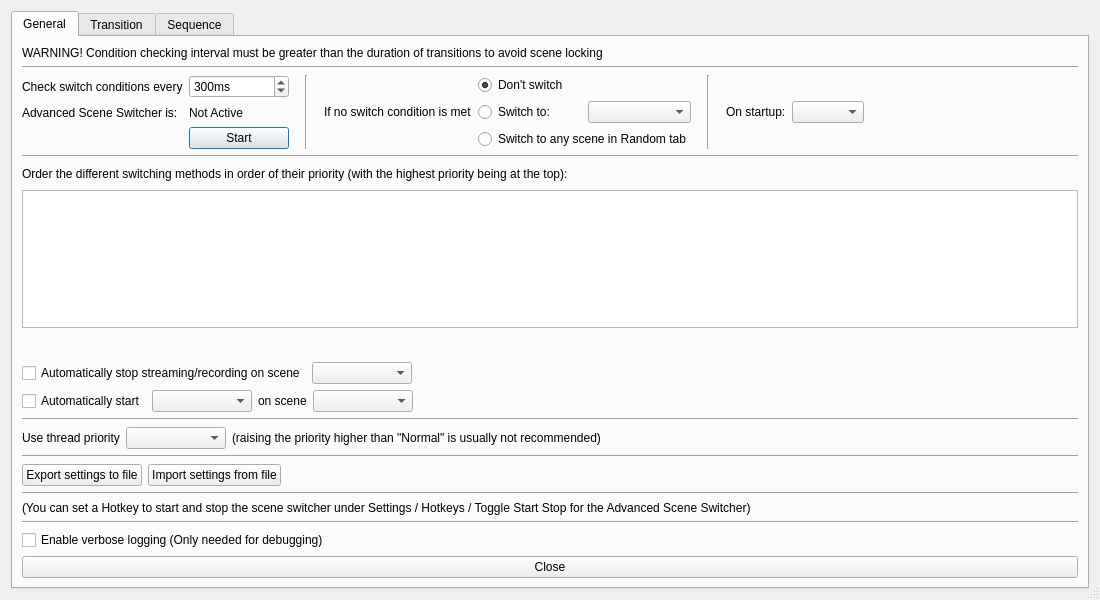
<?xml version="1.0" encoding="UTF-8"?>
<ui version="4.0">
 <class>SceneSwitcher</class>
 <widget class="QDialog" name="SceneSwitcher">
  <property name="geometry">
   <rect>
    <x>0</x>
    <y>0</y>
    <width>1100</width>
    <height>600</height>
   </rect>
  </property>
  <property name="sizePolicy">
   <sizepolicy hsizetype="Preferred" vsizetype="Preferred">
    <horstretch>0</horstretch>
    <verstretch>0</verstretch>
   </sizepolicy>
  </property>
  <property name="minimumSize">
   <size>
    <width>1100</width>
    <height>600</height>
   </size>
  </property>
  <property name="windowTitle">
   <string>Advanced Scene Switcher</string>
  </property>
  <property name="sizeGripEnabled">
   <bool>true</bool>
  </property>
  <layout class="QVBoxLayout" name="verticalLayout">
   <property name="sizeConstraint">
    <enum>QLayout::SetNoConstraint</enum>
   </property>
   <item>
    <widget class="QTabWidget" name="tabWidget">
     <property name="currentIndex">
      <number>0</number>
     </property>
     <property name="movable">
      <bool>true</bool>
     </property>
     <widget class="QWidget" name="generalTab">
      <attribute name="title">
       <string notr="true">General</string>
      </attribute>
      <layout class="QVBoxLayout" name="verticalLayout_2">
       <item>
        <layout class="QHBoxLayout" name="horizontalLayout_41">
         <item>
          <widget class="QLabel" name="label_63">
           <property name="text">
            <string>WARNING! Condition checking interval must be greater than the duration of transitions to avoid scene locking</string>
           </property>
          </widget>
         </item>
        </layout>
       </item>
       <item>
        <widget class="Line" name="line_6">
         <property name="orientation">
          <enum>Qt::Horizontal</enum>
         </property>
        </widget>
       </item>
       <item>
        <layout class="QGridLayout" name="gridLayout_4">
         <item row="0" column="2">
          <widget class="Line" name="line_13">
           <property name="orientation">
            <enum>Qt::Vertical</enum>
           </property>
          </widget>
         </item>
         <item row="0" column="10">
          <spacer name="horizontalSpacer_47">
           <property name="orientation">
            <enum>Qt::Horizontal</enum>
           </property>
           <property name="sizeHint" stdset="0">
            <size>
             <width>40</width>
             <height>20</height>
            </size>
           </property>
          </spacer>
         </item>
         <item row="0" column="5">
          <spacer name="horizontalSpacer_52">
           <property name="orientation">
            <enum>Qt::Horizontal</enum>
           </property>
           <property name="sizeType">
            <enum>QSizePolicy::Fixed</enum>
           </property>
           <property name="sizeHint" stdset="0">
            <size>
             <width>10</width>
             <height>0</height>
            </size>
           </property>
          </spacer>
         </item>
         <item row="0" column="0">
          <layout class="QGridLayout" name="gridLayout_2">
           <item row="2" column="1">
            <widget class="QPushButton" name="toggleStartButton">
             <property name="text">
              <string>Start</string>
             </property>
            </widget>
           </item>
           <item row="0" column="0">
            <widget class="QLabel" name="label_4">
             <property name="text">
              <string>Check switch conditions every</string>
             </property>
            </widget>
           </item>
           <item row="1" column="1">
            <widget class="QLabel" name="pluginRunningText">
             <property name="text">
              <string notr="true">Not Active</string>
             </property>
            </widget>
           </item>
           <item row="1" column="0">
            <widget class="QLabel" name="label_5">
             <property name="text">
              <string>Advanced Scene Switcher is:</string>
             </property>
            </widget>
           </item>
           <item row="0" column="1">
            <widget class="QSpinBox" name="checkInterval">
             <property name="minimumSize">
              <size>
               <width>100</width>
               <height>0</height>
              </size>
             </property>
             <property name="suffix">
              <string notr="true">ms</string>
             </property>
             <property name="minimum">
              <number>50</number>
             </property>
             <property name="maximum">
              <number>20000</number>
             </property>
             <property name="value">
              <number>300</number>
             </property>
            </widget>
           </item>
          </layout>
         </item>
         <item row="0" column="4">
          <layout class="QGridLayout" name="gridLayout">
           <item row="0" column="2">
            <layout class="QHBoxLayout" name="horizontalLayout_43">
             <item>
              <widget class="QRadioButton" name="noMatchDontSwitch">
               <property name="text">
                <string>Don't switch</string>
               </property>
               <property name="checked">
                <bool>true</bool>
               </property>
              </widget>
             </item>
            </layout>
           </item>
           <item row="2" column="2">
            <layout class="QHBoxLayout" name="horizontalLayout_45">
             <item>
              <widget class="QRadioButton" name="noMatchRandomSwitch">
               <property name="text">
                <string>Switch to any scene in Random tab</string>
               </property>
              </widget>
             </item>
            </layout>
           </item>
           <item row="1" column="2">
            <layout class="QHBoxLayout" name="horizontalLayout">
             <property name="leftMargin">
              <number>0</number>
             </property>
             <property name="topMargin">
              <number>0</number>
             </property>
             <property name="rightMargin">
              <number>0</number>
             </property>
             <property name="bottomMargin">
              <number>0</number>
             </property>
             <item>
              <widget class="QRadioButton" name="noMatchSwitch">
               <property name="text">
                <string>Switch to:</string>
               </property>
              </widget>
             </item>
             <item>
              <widget class="QComboBox" name="noMatchSwitchScene">
               <property name="enabled">
                <bool>true</bool>
               </property>
               <property name="minimumSize">
                <size>
                 <width>100</width>
                 <height>0</height>
                </size>
               </property>
              </widget>
             </item>
            </layout>
           </item>
           <item row="1" column="1">
            <layout class="QHBoxLayout" name="horizontalLayout_46">
             <item>
              <widget class="QLabel" name="label_2">
               <property name="sizePolicy">
                <sizepolicy hsizetype="Preferred" vsizetype="Preferred">
                 <horstretch>0</horstretch>
                 <verstretch>0</verstretch>
                </sizepolicy>
               </property>
               <property name="text">
                <string>If no switch condition is met</string>
               </property>
               <property name="alignment">
                <set>Qt::AlignLeading|Qt::AlignLeft|Qt::AlignVCenter</set>
               </property>
              </widget>
             </item>
            </layout>
           </item>
          </layout>
         </item>
         <item row="0" column="3">
          <spacer name="horizontalSpacer_46">
           <property name="orientation">
            <enum>Qt::Horizontal</enum>
           </property>
           <property name="sizeType">
            <enum>QSizePolicy::Fixed</enum>
           </property>
           <property name="sizeHint" stdset="0">
            <size>
             <width>10</width>
             <height>0</height>
            </size>
           </property>
          </spacer>
         </item>
         <item row="0" column="9">
          <widget class="QComboBox" name="startupBehavior"/>
         </item>
         <item row="0" column="1">
          <spacer name="horizontalSpacer">
           <property name="orientation">
            <enum>Qt::Horizontal</enum>
           </property>
           <property name="sizeType">
            <enum>QSizePolicy::Fixed</enum>
           </property>
           <property name="sizeHint" stdset="0">
            <size>
             <width>10</width>
             <height>0</height>
            </size>
           </property>
          </spacer>
         </item>
         <item row="0" column="7">
          <spacer name="horizontalSpacer_53">
           <property name="orientation">
            <enum>Qt::Horizontal</enum>
           </property>
           <property name="sizeType">
            <enum>QSizePolicy::Fixed</enum>
           </property>
           <property name="sizeHint" stdset="0">
            <size>
             <width>10</width>
             <height>0</height>
            </size>
           </property>
          </spacer>
         </item>
         <item row="0" column="6">
          <widget class="Line" name="line_18">
           <property name="orientation">
            <enum>Qt::Vertical</enum>
           </property>
          </widget>
         </item>
         <item row="0" column="8">
          <widget class="QLabel" name="label_64">
           <property name="text">
            <string>On startup:</string>
           </property>
          </widget>
         </item>
        </layout>
       </item>
       <item>
        <widget class="Line" name="line_8">
         <property name="orientation">
          <enum>Qt::Horizontal</enum>
         </property>
        </widget>
       </item>
       <item>
        <layout class="QHBoxLayout" name="horizontalLayout_31">
         <item>
          <widget class="QLabel" name="description">
           <property name="text">
            <string>Order the different switching methods in order of their priority (with the highest priority being at the top):</string>
           </property>
          </widget>
         </item>
         <item>
          <spacer name="horizontalSpacer_30">
           <property name="orientation">
            <enum>Qt::Horizontal</enum>
           </property>
           <property name="sizeHint" stdset="0">
            <size>
             <width>40</width>
             <height>20</height>
            </size>
           </property>
          </spacer>
         </item>
        </layout>
       </item>
       <item>
        <widget class="QListWidget" name="priorityList"/>
       </item>
       <item>
        <layout class="QHBoxLayout" name="horizontalLayout_32">
         <item>
          <widget class="QPushButton" name="priorityUp">
           <property name="maximumSize">
            <size>
             <width>22</width>
             <height>22</height>
            </size>
           </property>
           <property name="icon">
            <iconset>
             <normaloff>../../../forms/images/up.png</normaloff>../../../forms/images/up.png</iconset>
           </property>
           <property name="flat">
            <bool>true</bool>
           </property>
           <property name="themeID" stdset="0">
            <string notr="true">upArrowIconSmall</string>
           </property>
          </widget>
         </item>
         <item>
          <widget class="QPushButton" name="priorityDown">
           <property name="maximumSize">
            <size>
             <width>22</width>
             <height>22</height>
            </size>
           </property>
           <property name="icon">
            <iconset>
             <normaloff>../../../forms/images/down.png</normaloff>../../../forms/images/down.png</iconset>
           </property>
           <property name="flat">
            <bool>true</bool>
           </property>
           <property name="themeID" stdset="0">
            <string notr="true">downArrowIconSmall</string>
           </property>
          </widget>
         </item>
         <item>
          <spacer name="horizontalSpacer_31">
           <property name="orientation">
            <enum>Qt::Horizontal</enum>
           </property>
           <property name="sizeHint" stdset="0">
            <size>
             <width>40</width>
             <height>20</height>
            </size>
           </property>
          </spacer>
         </item>
        </layout>
       </item>
       <item>
        <layout class="QHBoxLayout" name="horizontalLayout_33">
         <item>
          <widget class="QCheckBox" name="autoStopSceneCheckBox">
           <property name="text">
            <string>Automatically stop streaming/recording on scene</string>
           </property>
          </widget>
         </item>
         <item>
          <widget class="QComboBox" name="autoStopScenes">
           <property name="sizePolicy">
            <sizepolicy hsizetype="Maximum" vsizetype="Fixed">
             <horstretch>0</horstretch>
             <verstretch>0</verstretch>
            </sizepolicy>
           </property>
           <property name="minimumSize">
            <size>
             <width>100</width>
             <height>0</height>
            </size>
           </property>
          </widget>
         </item>
         <item>
          <spacer name="horizontalSpacer_19">
           <property name="orientation">
            <enum>Qt::Horizontal</enum>
           </property>
           <property name="sizeHint" stdset="0">
            <size>
             <width>40</width>
             <height>20</height>
            </size>
           </property>
          </spacer>
         </item>
        </layout>
       </item>
       <item>
        <layout class="QHBoxLayout" name="horizontalLayout_50">
         <item>
          <widget class="QCheckBox" name="autoStartSceneCheckBox">
           <property name="text">
            <string>Automatically start</string>
           </property>
          </widget>
         </item>
         <item>
          <widget class="QComboBox" name="autoStartType">
           <property name="sizePolicy">
            <sizepolicy hsizetype="Maximum" vsizetype="Fixed">
             <horstretch>0</horstretch>
             <verstretch>0</verstretch>
            </sizepolicy>
           </property>
           <property name="minimumSize">
            <size>
             <width>100</width>
             <height>0</height>
            </size>
           </property>
          </widget>
         </item>
         <item>
          <widget class="QLabel" name="label_65">
           <property name="text">
            <string>on scene</string>
           </property>
          </widget>
         </item>
         <item>
          <widget class="QComboBox" name="autoStartScenes">
           <property name="sizePolicy">
            <sizepolicy hsizetype="Maximum" vsizetype="Fixed">
             <horstretch>0</horstretch>
             <verstretch>0</verstretch>
            </sizepolicy>
           </property>
           <property name="minimumSize">
            <size>
             <width>100</width>
             <height>0</height>
            </size>
           </property>
          </widget>
         </item>
         <item>
          <spacer name="horizontalSpacer_55">
           <property name="orientation">
            <enum>Qt::Horizontal</enum>
           </property>
           <property name="sizeHint" stdset="0">
            <size>
             <width>40</width>
             <height>20</height>
            </size>
           </property>
          </spacer>
         </item>
        </layout>
       </item>
       <item>
        <widget class="Line" name="line_10">
         <property name="orientation">
          <enum>Qt::Horizontal</enum>
         </property>
        </widget>
       </item>
       <item>
        <layout class="QHBoxLayout" name="horizontalLayout_49">
         <item>
          <widget class="QLabel" name="label_56">
           <property name="text">
            <string>Use thread priority</string>
           </property>
          </widget>
         </item>
         <item>
          <widget class="QComboBox" name="threadPriority">
           <property name="sizePolicy">
            <sizepolicy hsizetype="Maximum" vsizetype="Fixed">
             <horstretch>0</horstretch>
             <verstretch>0</verstretch>
            </sizepolicy>
           </property>
           <property name="minimumSize">
            <size>
             <width>100</width>
             <height>0</height>
            </size>
           </property>
          </widget>
         </item>
         <item>
          <widget class="QLabel" name="label_57">
           <property name="text">
            <string>(raising the priority higher than &quot;Normal&quot; is usually not recommended)</string>
           </property>
          </widget>
         </item>
         <item>
          <spacer name="horizontalSpacer_41">
           <property name="orientation">
            <enum>Qt::Horizontal</enum>
           </property>
           <property name="sizeHint" stdset="0">
            <size>
             <width>40</width>
             <height>20</height>
            </size>
           </property>
          </spacer>
         </item>
        </layout>
       </item>
       <item>
        <widget class="Line" name="line_7">
         <property name="orientation">
          <enum>Qt::Horizontal</enum>
         </property>
        </widget>
       </item>
       <item>
        <layout class="QHBoxLayout" name="horizontalLayout_47">
         <item>
          <widget class="QPushButton" name="exportSettings">
           <property name="text">
            <string>Export settings to file</string>
           </property>
          </widget>
         </item>
         <item>
          <widget class="QPushButton" name="importSettings">
           <property name="text">
            <string>Import settings from file</string>
           </property>
          </widget>
         </item>
         <item>
          <spacer name="horizontalSpacer_48">
           <property name="orientation">
            <enum>Qt::Horizontal</enum>
           </property>
           <property name="sizeHint" stdset="0">
            <size>
             <width>40</width>
             <height>20</height>
            </size>
           </property>
          </spacer>
         </item>
        </layout>
       </item>
       <item>
        <widget class="Line" name="line_15">
         <property name="orientation">
          <enum>Qt::Horizontal</enum>
         </property>
        </widget>
       </item>
       <item>
        <widget class="QLabel" name="label_13">
         <property name="text">
          <string>(You can set a Hotkey to start and stop the scene switcher under Settings / Hotkeys / Toggle Start Stop for the Advanced Scene Switcher)</string>
         </property>
        </widget>
       </item>
       <item>
        <widget class="Line" name="line_14">
         <property name="orientation">
          <enum>Qt::Horizontal</enum>
         </property>
        </widget>
       </item>
       <item>
        <layout class="QHBoxLayout" name="horizontalLayout_48">
         <item>
          <widget class="QCheckBox" name="verboseLogging">
           <property name="text">
            <string>Enable verbose logging (Only needed for debugging)</string>
           </property>
          </widget>
         </item>
         <item>
          <spacer name="horizontalSpacer_49">
           <property name="orientation">
            <enum>Qt::Horizontal</enum>
           </property>
           <property name="sizeHint" stdset="0">
            <size>
             <width>40</width>
             <height>20</height>
            </size>
           </property>
          </spacer>
         </item>
        </layout>
       </item>
       <item>
        <widget class="QPushButton" name="close">
         <property name="text">
          <string>Close</string>
         </property>
        </widget>
       </item>
      </layout>
     </widget>
     <widget class="QWidget" name="transitionsTab">
      <attribute name="title">
       <string notr="true">Transition</string>
      </attribute>
      <layout class="QVBoxLayout" name="verticalLayout_15">
       <item>
        <layout class="QVBoxLayout" name="verticalLayout_14">
         <item>
          <widget class="QCheckBox" name="transitionOverridecheckBox">
           <property name="text">
            <string>Scene transitions defined in the scene switcher take priority over Transition Overrides defined per scene</string>
           </property>
          </widget>
         </item>
         <item>
          <widget class="Line" name="line_17">
           <property name="orientation">
            <enum>Qt::Horizontal</enum>
           </property>
          </widget>
         </item>
         <item>
          <widget class="QLabel" name="label_36">
           <property name="text">
            <string>&lt;html&gt;&lt;head/&gt;&lt;body&gt;&lt;p&gt;The settings below only affect scene transitions caused by the scene switcher and not the ones you are causing manually. Additionally they will take priority over transition settings configured elsewhere in the scene switcher.&lt;/p&gt;&lt;/body&gt;&lt;/html&gt;</string>
           </property>
           <property name="wordWrap">
            <bool>true</bool>
           </property>
          </widget>
         </item>
         <item>
          <layout class="QHBoxLayout" name="horizontalLayout_18">
           <item>
            <widget class="QLabel" name="label_19">
             <property name="text">
              <string>Switch from scene</string>
             </property>
            </widget>
           </item>
           <item>
            <widget class="QComboBox" name="transitionsScene1">
             <property name="sizePolicy">
              <sizepolicy hsizetype="Maximum" vsizetype="Fixed">
               <horstretch>0</horstretch>
               <verstretch>0</verstretch>
              </sizepolicy>
             </property>
             <property name="minimumSize">
              <size>
               <width>100</width>
               <height>0</height>
              </size>
             </property>
            </widget>
           </item>
           <item>
            <widget class="QLabel" name="label_20">
             <property name="text">
              <string>to scene</string>
             </property>
            </widget>
           </item>
           <item>
            <widget class="QComboBox" name="transitionsScene2">
             <property name="sizePolicy">
              <sizepolicy hsizetype="Maximum" vsizetype="Fixed">
               <horstretch>0</horstretch>
               <verstretch>0</verstretch>
              </sizepolicy>
             </property>
             <property name="minimumSize">
              <size>
               <width>100</width>
               <height>0</height>
              </size>
             </property>
            </widget>
           </item>
           <item>
            <widget class="QLabel" name="label_21">
             <property name="text">
              <string>using transition</string>
             </property>
            </widget>
           </item>
           <item>
            <widget class="QComboBox" name="transitionsTransitions"/>
           </item>
           <item>
            <spacer name="horizontalSpacer_16">
             <property name="orientation">
              <enum>Qt::Horizontal</enum>
             </property>
             <property name="sizeHint" stdset="0">
              <size>
               <width>40</width>
               <height>20</height>
              </size>
             </property>
            </spacer>
           </item>
          </layout>
         </item>
         <item>
          <widget class="QListWidget" name="sceneTransitions">
           <property name="sizePolicy">
            <sizepolicy hsizetype="Expanding" vsizetype="Expanding">
             <horstretch>0</horstretch>
             <verstretch>0</verstretch>
            </sizepolicy>
           </property>
           <property name="sortingEnabled">
            <bool>true</bool>
           </property>
          </widget>
         </item>
         <item>
          <layout class="QHBoxLayout" name="horizontalLayout_19">
           <property name="spacing">
            <number>4</number>
           </property>
           <item>
            <widget class="QPushButton" name="transitionsAdd">
             <property name="maximumSize">
              <size>
               <width>22</width>
               <height>22</height>
              </size>
             </property>
             <property name="flat">
              <bool>true</bool>
             </property>
             <property name="themeID" stdset="0">
              <string notr="true">addIconSmall</string>
             </property>
            </widget>
           </item>
           <item>
            <widget class="QPushButton" name="transitionsRemove">
             <property name="maximumSize">
              <size>
               <width>22</width>
               <height>22</height>
              </size>
             </property>
             <property name="flat">
              <bool>true</bool>
             </property>
             <property name="themeID" stdset="0">
              <string notr="true">removeIconSmall</string>
             </property>
            </widget>
           </item>
           <item>
            <spacer name="horizontalSpacer_17">
             <property name="orientation">
              <enum>Qt::Horizontal</enum>
             </property>
             <property name="sizeHint" stdset="0">
              <size>
               <width>5</width>
               <height>20</height>
              </size>
             </property>
            </spacer>
           </item>
          </layout>
         </item>
        </layout>
       </item>
       <item>
        <widget class="Line" name="line_3">
         <property name="orientation">
          <enum>Qt::Horizontal</enum>
         </property>
        </widget>
       </item>
       <item>
        <layout class="QVBoxLayout" name="verticalLayout_12">
         <item>
          <layout class="QHBoxLayout" name="horizontalLayout_30">
           <item>
            <widget class="QLabel" name="label_33">
             <property name="text">
              <string>When scene</string>
             </property>
            </widget>
           </item>
           <item>
            <widget class="QComboBox" name="defaultTransitionsScene">
             <property name="sizePolicy">
              <sizepolicy hsizetype="Maximum" vsizetype="Fixed">
               <horstretch>0</horstretch>
               <verstretch>0</verstretch>
              </sizepolicy>
             </property>
             <property name="minimumSize">
              <size>
               <width>100</width>
               <height>0</height>
              </size>
             </property>
            </widget>
           </item>
           <item>
            <widget class="QLabel" name="label_34">
             <property name="text">
              <string>is active change default scene transition to </string>
             </property>
            </widget>
           </item>
           <item>
            <widget class="QComboBox" name="defaultTransitionsTransitions"/>
           </item>
           <item>
            <spacer name="horizontalSpacer_28">
             <property name="orientation">
              <enum>Qt::Horizontal</enum>
             </property>
             <property name="sizeHint" stdset="0">
              <size>
               <width>40</width>
               <height>20</height>
              </size>
             </property>
            </spacer>
           </item>
          </layout>
         </item>
         <item>
          <widget class="QListWidget" name="defaultTransitions">
           <property name="sizePolicy">
            <sizepolicy hsizetype="Expanding" vsizetype="Expanding">
             <horstretch>0</horstretch>
             <verstretch>0</verstretch>
            </sizepolicy>
           </property>
           <property name="sortingEnabled">
            <bool>true</bool>
           </property>
          </widget>
         </item>
         <item>
          <layout class="QHBoxLayout" name="horizontalLayout_29">
           <item>
            <widget class="QPushButton" name="defaultTransitionsAdd">
             <property name="maximumSize">
              <size>
               <width>22</width>
               <height>22</height>
              </size>
             </property>
             <property name="flat">
              <bool>true</bool>
             </property>
             <property name="themeID" stdset="0">
              <string notr="true">addIconSmall</string>
             </property>
            </widget>
           </item>
           <item>
            <widget class="QPushButton" name="defaultTransitionsRemove">
             <property name="maximumSize">
              <size>
               <width>22</width>
               <height>22</height>
              </size>
             </property>
             <property name="flat">
              <bool>true</bool>
             </property>
             <property name="themeID" stdset="0">
              <string notr="true">removeIconSmall</string>
             </property>
            </widget>
           </item>
           <item>
            <spacer name="horizontalSpacer_27">
             <property name="orientation">
              <enum>Qt::Horizontal</enum>
             </property>
             <property name="sizeHint" stdset="0">
              <size>
               <width>40</width>
               <height>20</height>
              </size>
             </property>
            </spacer>
           </item>
          </layout>
         </item>
        </layout>
       </item>
      </layout>
     </widget>
     <widget class="QWidget" name="sceneSequenceTab">
      <attribute name="title">
       <string notr="true">Sequence</string>
      </attribute>
      <layout class="QVBoxLayout" name="verticalLayout_3">
       <item>
        <layout class="QHBoxLayout" name="horizontalLayout_11">
         <item>
          <widget class="QLabel" name="label_10">
           <property name="text">
            <string>When</string>
           </property>
          </widget>
         </item>
         <item>
          <widget class="QComboBox" name="sceneSequenceScenes1">
           <property name="sizePolicy">
            <sizepolicy hsizetype="Maximum" vsizetype="Fixed">
             <horstretch>0</horstretch>
             <verstretch>0</verstretch>
            </sizepolicy>
           </property>
           <property name="minimumSize">
            <size>
             <width>100</width>
             <height>0</height>
            </size>
           </property>
          </widget>
         </item>
         <item>
          <widget class="QLabel" name="label_11">
           <property name="text">
            <string>is active switch to</string>
           </property>
          </widget>
         </item>
         <item>
          <widget class="QComboBox" name="sceneSequenceScenes2">
           <property name="sizePolicy">
            <sizepolicy hsizetype="Maximum" vsizetype="Fixed">
             <horstretch>0</horstretch>
             <verstretch>0</verstretch>
            </sizepolicy>
           </property>
           <property name="minimumSize">
            <size>
             <width>100</width>
             <height>0</height>
            </size>
           </property>
          </widget>
         </item>
         <item>
          <widget class="QLabel" name="label_12">
           <property name="text">
            <string>after</string>
           </property>
          </widget>
         </item>
         <item>
          <widget class="QDoubleSpinBox" name="sceneSequenceSpinBox">
           <property name="suffix">
            <string/>
           </property>
           <property name="maximum">
            <double>999999999.000000000000000</double>
           </property>
          </widget>
         </item>
         <item>
          <widget class="QComboBox" name="sceneSequenceDelayUnits"/>
         </item>
         <item>
          <widget class="QLabel" name="label_17">
           <property name="text">
            <string>using</string>
           </property>
          </widget>
         </item>
         <item>
          <widget class="QComboBox" name="sceneSequenceTransitions"/>
         </item>
         <item>
          <spacer name="horizontalSpacer_9">
           <property name="orientation">
            <enum>Qt::Horizontal</enum>
           </property>
           <property name="sizeHint" stdset="0">
            <size>
             <width>40</width>
             <height>20</height>
            </size>
           </property>
          </spacer>
         </item>
        </layout>
       </item>
       <item>
        <widget class="QLabel" name="label_35">
         <property name="text">
          <string>A sequence of automatic scene switches can be cancelled by either pausing/stopping the scene switcher or manually switching to a different scene</string>
         </property>
        </widget>
       </item>
       <item>
        <widget class="QListWidget" name="sceneSequences">
         <property name="sizePolicy">
          <sizepolicy hsizetype="Expanding" vsizetype="Expanding">
           <horstretch>0</horstretch>
           <verstretch>0</verstretch>
          </sizepolicy>
         </property>
         <property name="sortingEnabled">
          <bool>false</bool>
         </property>
        </widget>
       </item>
       <item>
        <layout class="QHBoxLayout" name="horizontalLayout_10">
         <item>
          <widget class="QPushButton" name="sceneSequenceAdd">
           <property name="maximumSize">
            <size>
             <width>22</width>
             <height>22</height>
            </size>
           </property>
           <property name="flat">
            <bool>true</bool>
           </property>
           <property name="themeID" stdset="0">
            <string notr="true">addIconSmall</string>
           </property>
          </widget>
         </item>
         <item>
          <widget class="QPushButton" name="sceneSequenceRemove">
           <property name="maximumSize">
            <size>
             <width>22</width>
             <height>22</height>
            </size>
           </property>
           <property name="flat">
            <bool>true</bool>
           </property>
           <property name="themeID" stdset="0">
            <string notr="true">removeIconSmall</string>
           </property>
          </widget>
         </item>
         <item>
          <spacer name="horizontalSpacer_112">
           <property name="orientation">
            <enum>Qt::Horizontal</enum>
           </property>
           <property name="sizeType">
            <enum>QSizePolicy::Fixed</enum>
           </property>
           <property name="sizeHint" stdset="0">
            <size>
             <width>5</width>
             <height>20</height>
            </size>
           </property>
          </spacer>
         </item>
         <item>
          <widget class="Line" name="line_37">
           <property name="orientation">
            <enum>Qt::Vertical</enum>
           </property>
          </widget>
         </item>
         <item>
          <spacer name="horizontalSpacer_113">
           <property name="orientation">
            <enum>Qt::Horizontal</enum>
           </property>
           <property name="sizeType">
            <enum>QSizePolicy::Fixed</enum>
           </property>
           <property name="sizeHint" stdset="0">
            <size>
             <width>5</width>
             <height>20</height>
            </size>
           </property>
          </spacer>
         </item>
         <item>
          <widget class="QPushButton" name="sceneSequenceUp">
           <property name="maximumSize">
            <size>
             <width>22</width>
             <height>22</height>
            </size>
           </property>
           <property name="text">
            <string/>
           </property>
           <property name="icon">
            <iconset>
             <normaloff>../../../forms/images/up.svg</normaloff>../../../forms/images/up.svg</iconset>
           </property>
           <property name="flat">
            <bool>true</bool>
           </property>
           <property name="themeID" stdset="0">
            <string>upArrowIconSmall</string>
           </property>
          </widget>
         </item>
         <item>
          <widget class="QPushButton" name="sceneSequenceDown">
           <property name="maximumSize">
            <size>
             <width>22</width>
             <height>22</height>
            </size>
           </property>
           <property name="text">
            <string/>
           </property>
           <property name="icon">
            <iconset>
             <normaloff>../../../forms/images/down.svg</normaloff>../../../forms/images/down.svg</iconset>
           </property>
           <property name="flat">
            <bool>true</bool>
           </property>
           <property name="themeID" stdset="0">
            <string>downArrowIconSmall</string>
           </property>
          </widget>
         </item>
         <item>
          <spacer name="horizontalSpacer_8">
           <property name="orientation">
            <enum>Qt::Horizontal</enum>
           </property>
           <property name="sizeHint" stdset="0">
            <size>
             <width>40</width>
             <height>20</height>
            </size>
           </property>
          </spacer>
         </item>
         <item>
          <widget class="QLabel" name="intervalWarning">
           <property name="font">
            <font>
             <weight>75</weight>
             <bold>true</bold>
            </font>
           </property>
           <property name="text">
            <string>SWITCHER CONDITION CHECK INTERVAL LONGER THAN SHORTEST SCENE ROUND TRIP WAIT (This might lead to undesired switching behaviour)</string>
           </property>
          </widget>
         </item>
        </layout>
       </item>
       <item>
        <layout class="QHBoxLayout" name="horizontalLayout_28">
         <item>
          <widget class="QPushButton" name="sceneSequenceSave">
           <property name="text">
            <string>Save Round Trips to file</string>
           </property>
          </widget>
         </item>
         <item>
          <widget class="QPushButton" name="sceneSequenceLoad">
           <property name="text">
            <string>Load Round Trips from file</string>
           </property>
          </widget>
         </item>
         <item>
          <spacer name="horizontalSpacer_26">
           <property name="orientation">
            <enum>Qt::Horizontal</enum>
           </property>
           <property name="sizeHint" stdset="0">
            <size>
             <width>40</width>
             <height>20</height>
            </size>
           </property>
          </spacer>
         </item>
        </layout>
       </item>
      </layout>
     </widget>
    </widget>
   </item>
  </layout>
 </widget>
 <resources/>
 <connections/>
</ui>
